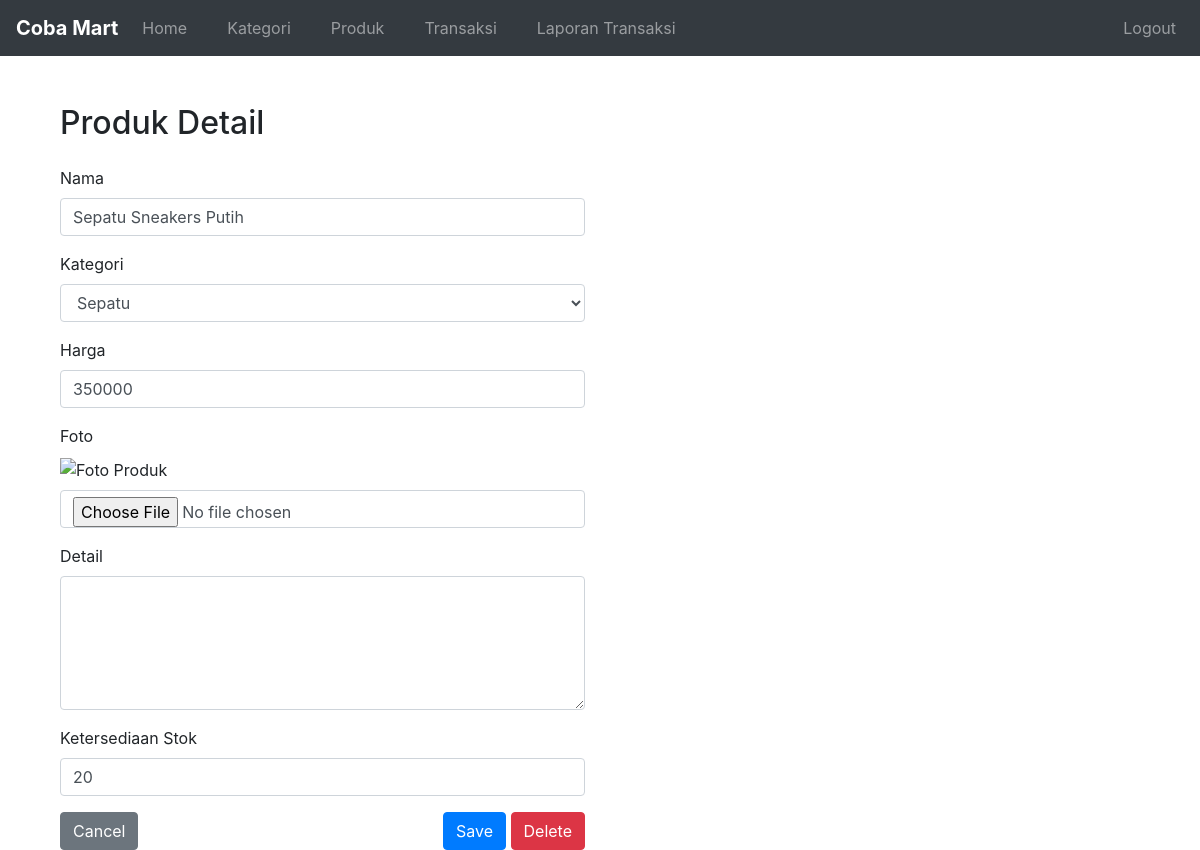
/produk-detail.php?id=5 (signed in), run on the app's committed database.
### tables this page shows
CREATE TABLE `produk` (
  `id` int(11) NOT NULL,
  `kategori_id` int(11) NOT NULL,
  `nama` varchar(255) NOT NULL,
  `harga` double NOT NULL,
  `foto` varchar(255) DEFAULT NULL,
  `detail` text DEFAULT NULL,
  `ketersediaan_stok` int(11) DEFAULT NULL
);

CREATE TABLE `kategori` (
  `id` int(11) NOT NULL,
  `nama` varchar(100) DEFAULT NULL
);

### produk-detail.php (the view, shortened to what this page needs)
<?php
require "../koneksi.php";
$id = $_GET['id'];
$query = mysqli_query($conn, "SELECT a.*, b.nama AS nama_kategori
                              FROM produk a
                              JOIN kategori b ON a.kategori_id = b.id
                              WHERE a.id = '$id'");
$data = mysqli_fetch_array($query);
?>
<!DOCTYPE html>
<html lang="en">
<head>
    <link rel="stylesheet" href="../bootstrap-4.0.0-dist/css/bootstrap.min.css">
</head>
<body>
    <?php require "./navbar.php"; ?>
    <div class="container mt-5">
        <div class="col-12 col-md-6">
            <h2 class="mb-4">Produk Detail</h2>
            <form action="" method="POST" enctype="multipart/form-data">
                <div class="mb-3">
                    <label for="name">Nama</label>
                    <input type="text" id="name" name="nama" value="<?php echo $data['nama']; ?>" class="form-control" required>
                </div>
                <div class="mb-3">
                    <label for="kategori">Kategori</label>
                    <select name="kategori" id="kategori" class="form-control" required>
                        <option value="<?php echo $data['kategori_id']; ?>"><?php echo $data['nama_kategori']; ?></option>
                    </select>
                </div>
                <div class="mb-3">
                    <label for="price">Harga</label>
                    <input type="number" class="form-control" name="harga" value="<?php echo $data['harga']; ?>" min="0" step="500" required>
                </div>
                <div class="mb-3">
                    <label for="foto">Foto</label>
                    <div class="mb-2">
                        <img src="../image/<?php echo $data['foto']; ?>" alt="Foto Produk" style="width: 150px;">
                    </div>
                    <input type="file" name="foto" id="foto" class="form-control">
                </div>
                <div class="mb-3">
                    <label for="detail">Detail</label>
                    <textarea name="detail" id="detail" cols="30" rows="5" class="form-control"><?php echo htmlspecialchars_decode($data['detail']); ?></textarea>
                </div>
                <div class="mb-3">
                    <label for="stock">Ketersediaan Stok</label>
                    <input type="number" id="stock" name="ketersediaan_stok" class="form-control" value="<?php echo $data['ketersediaan_stok']; ?>" min="0" required>
                </div>
                <div class="d-flex justify-content-between">
                    <a href="./produk.php" class="btn btn-secondary">Cancel</a>
                    <div>
                        <button type="submit" name="btn-edit-Produk" class="btn btn-primary">Save</button>
                        <button type="submit" name="btn-delete-Produk" class="btn btn-danger" onclick="return confirm('Anda yakin ingin menghapus produk ini?')">Delete</button>
                    </div>
                </div>
            </form>
        </div>
    </div>
</body>
</html>

### data on the page
produk: nama "Sepatu Sneakers Putih", kategori "Sepatu", harga "350000", ketersediaan_stok "20"
